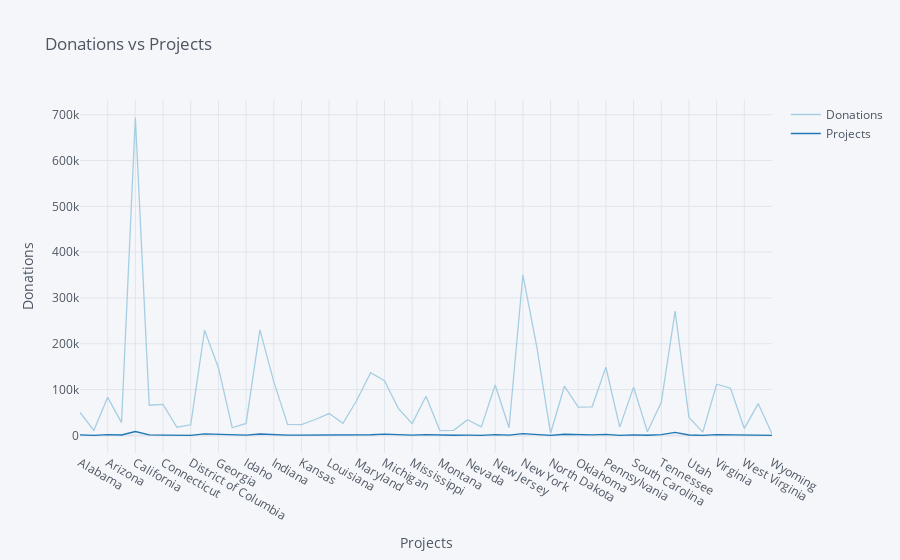

Write notebook code for a chart like this one.
### Code cell
df.iplot(kind='scatter',xTitle='Projects',yTitle='Donations',title='Donations vs Projects',symbol='x',colorscale='paired')

### Figure 1 — Plotly figure (JSON) as saved in the notebook; plotly's stock layout.template omitted (floating-point values rounded to 4 significant figures)
{"data": [{"line": {"color": "rgba(166, 206, 227, 1.0)", "dash": "solid", "shape": "linear", "width": 1.3}, "mode": "lines", "name": "Donations", "text": "", "type": "scatter", "x": ["Alabama", "Alaska", "Arizona", "Arkansas", "California", "Colorado", "Connecticut", "Delaware", "District of Columbia", "Florida", "Georgia", "Hawaii", "Idaho", "Illinois", "Indiana", "Iowa", "Kansas", "Kentucky", "Louisiana", "Maine", "Maryland", "Massachusetts", "Michigan", "Minnesota", "Mississippi", "Missouri", "Montana", "Nebraska", "Nevada", "New Hampshire", "New Jersey", "New Mexico", "New York", "North Carolina", "North Dakota", "Ohio", "Oklahoma", "Oregon", "Pennsylvania", "Rhode Island", "South Carolina", "South Dakota", "Tennessee", "Texas", "Utah", "Vermont", "Virginia", "Washington", "West Virginia", "Wisconsin", "Wyoming"], "y": [50002, 10729, 83092, 28021, 693577, 65940, 67892, 17872, 23217, 229542, 147897, 16707, 26245, 230350, 117470, 23894, 23598, 34700, 47699, 26550, 76769, 136845, 119337, 59078, 25863, 85597, 10614, 11131, 34220, 18555, 109926, 16734, 350553, 194465, 4666, 107401, 61697, 62418, 148752, 18129, 105421, 7982, 72123, 271348, 39336, 7157, 111740, 103021, 14929, 69479, 3476]}, {"line": {"color": "rgba(31, 120, 180, 1.0)", "dash": "solid", "shape": "linear", "width": 1.3}, "mode": "lines", "name": "Projects", "text": "", "type": "scatter", "x": ["Alabama", "Alaska", "Arizona", "Arkansas", "California", "Colorado", "Connecticut", "Delaware", "District of Columbia", "Florida", "Georgia", "Hawaii", "Idaho", "Illinois", "Indiana", "Iowa", "Kansas", "Kentucky", "Louisiana", "Maine", "Maryland", "Massachusetts", "Michigan", "Minnesota", "Mississippi", "Missouri", "Montana", "Nebraska", "Nevada", "New Hampshire", "New Jersey", "New Mexico", "New York", "North Carolina", "North Dakota", "Ohio", "Oklahoma", "Oregon", "Pennsylvania", "Rhode Island", "South Carolina", "South Dakota", "Tennessee", "Texas", "Utah", "Vermont", "Virginia", "Washington", "West Virginia", "Wisconsin", "Wyoming"], "y": [1141, 273, 1529, 923, 8457, 1321, 816, 208, 227, 3302, 2125, 266, 513, 3126, 1555, 833, 851, 1024, 1215, 483, 1145, 1447, 2653, 1169, 840, 1779, 312, 409, 538, 299, 1775, 546, 3819, 2543, 200, 2546, 1340, 978, 2163, 246, 1260, 317, 1555, 6485, 883, 181, 1656, 1581, 513, 1479, 148]}], "layout": {"legend": {"bgcolor": "#F5F6F9", "font": {"color": "#4D5663"}}, "paper_bgcolor": "#F5F6F9", "plot_bgcolor": "#F5F6F9", "title": {"font": {"color": "#4D5663"}, "text": "Donations vs Projects"}, "xaxis": {"gridcolor": "#E1E5ED", "showgrid": true, "tickfont": {"color": "#4D5663"}, "title": {"font": {"color": "#4D5663"}, "text": "Projects"}, "zerolinecolor": "#E1E5ED"}, "yaxis": {"gridcolor": "#E1E5ED", "showgrid": true, "tickfont": {"color": "#4D5663"}, "title": {"font": {"color": "#4D5663"}, "text": "Donations"}, "zerolinecolor": "#E1E5ED"}}}
